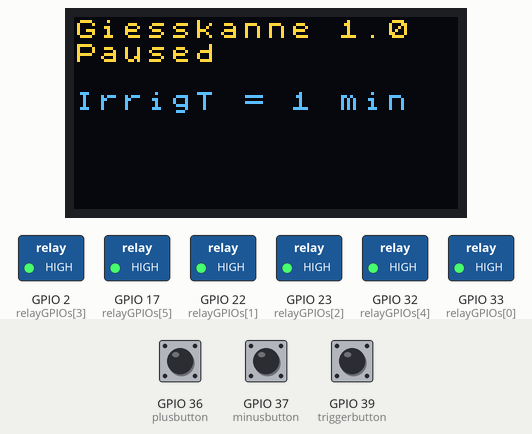
Simulated run of this sketch. Board: ESP32. Parts: 128×64 one-colour display, switched loads named in the sketch (green lamp = pin HIGH). Inputs (shaded band) come from the test bench; at power-on: GPIO 39 (triggerbutton) LOW, GPIO 36 (plusbutton) LOW, GPIO 37 (minusbutton) LOW. The OLED is the two-colour kind (top 16 rows yellow); what the sketch prints to the serial monitor is not drawn.

Above: at 1.2 s.
1.3 s: GPIO 39 (triggerbutton) pulled HIGH for 0.15 s
At 1.76 s:
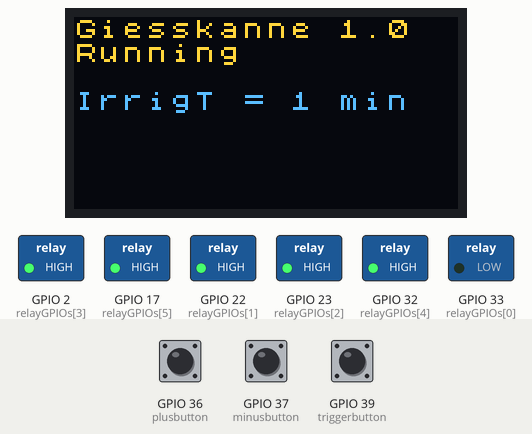
2.0 s: GPIO 36 (plusbutton) pulled HIGH for 1 s
At 3.5 s:
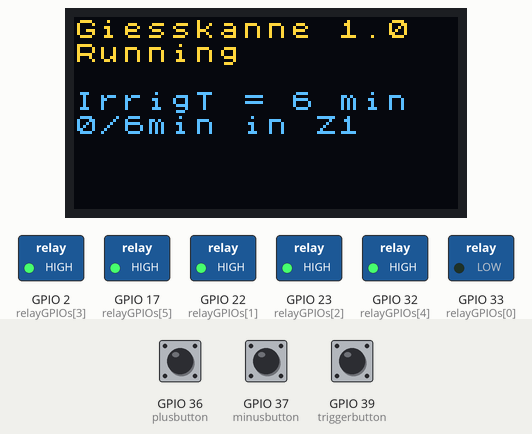
4.7 s: GPIO 37 (minusbutton) pulled HIGH for 0.15 s
6.7 s: GPIO 36 (plusbutton) pulled HIGH for 0.15 s
8.7 s: GPIO 37 (minusbutton) pulled HIGH for 1 s
At 11.0 s:
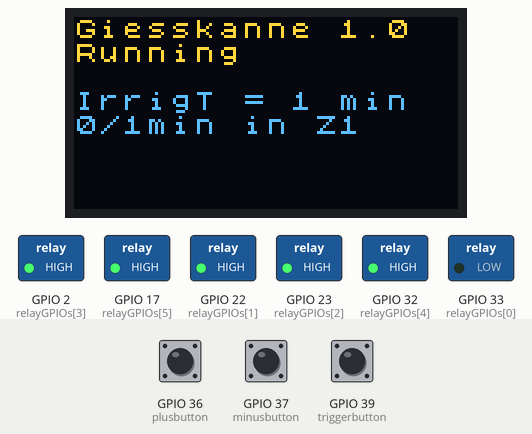
11.2 s: GPIO 39 (triggerbutton) pulled HIGH for 1 s
At 12.5 s:
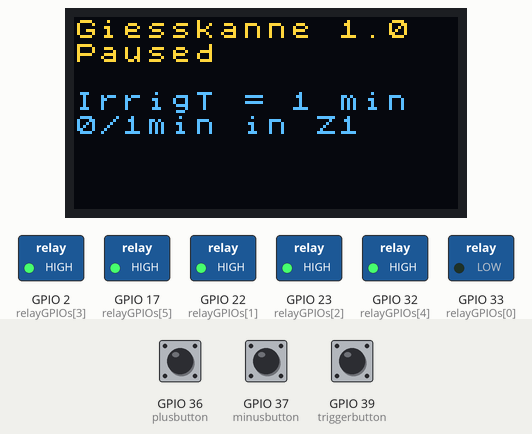
Timing chart, 0 to 14.2 s (numbered marks = the images above; inputs shaded):
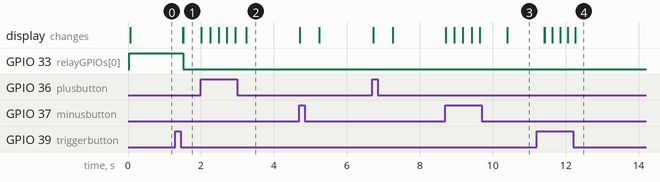

The sketch:

giesskanne.ino
```cpp
#include <SPI.h>
#include <LoRa.h>
#include <U8x8lib.h>
#include "Ticker.h" // This is https://github.com/sstaub/Ticker


#define ss 18
#define rst 14
#define dio0 26

U8X8_SSD1306_128X64_NONAME_SW_I2C u8x8(15, 4, 16);

//# Unusable Pins on this device due to LoRa and OLED modules
//# Used by LoRa:
//# SCK  5
//# MISO  19
//# MOSI  27
//# CS  18
//# RST 14
//# DIO0  26
//# Used by OLED Display > ESP32 (I2C)
//# SCL 15
//# SDA 4
//# RST 16

// Set number of relays
#define NUM_ZONES  6

int  num_minutes=1;

// Assign each GPIO to a relay
int relayGPIOs[NUM_ZONES] = {33, 22, 23, 2, 32, 17};
const int plusbutton = 36;
const int minusbutton = 37;
const int triggerbutton = 39;

int minusbuttonState = 0;
int plusbuttonState = 0;
int triggerbuttonState = 0;

boolean one_run_done = false;
boolean paused = true;
boolean start = false;
int zone = 0;
long lastmillis = 0;
long currentmillis = 0;
long irrigationtime = num_minutes * 60000; //this should be 60000 for minutes.

void updateTimeLeft();
Ticker updateTimer(updateTimeLeft, 1000, 0, MILLIS);

void setup() {
  Serial.begin(115200);

   /*
   * Initialize OLED display and print App name plus version
   */
  u8x8.begin();
  u8x8.setFont(u8x8_font_chroma48medium8_r);
  u8x8.setFlipMode(1);
  u8x8.drawString(0, 0, "Giesskanne 1.0");
  /*
   * Set all GPIO triggering relays to OUTPUT
   */

  pinMode(plusbutton, INPUT);
  pinMode(minusbutton, INPUT);
  pinMode(triggerbutton, INPUT);
  /*
   * Set all GPIO triggering relays to OUTPUT
   */
  for(int i = 0; i < NUM_ZONES; i++){
    pinMode(relayGPIOs[i], OUTPUT);
    digitalWrite(relayGPIOs[i], HIGH);
  }
  u8x8.setCursor(0, 3);
  u8x8.print("IrrigT = ");
  u8x8.print(num_minutes);
  u8x8.print(" min");
  start = true;
  updateTimer.start();
}

void loop() {
  irrigationtime = num_minutes * 60000; //this should be 60000 for minutes.
  updateTimer.update();

  processButtons();

  if (paused)
  {
    u8x8.setCursor(0, 1);
    u8x8.print("Paused     ");
  }
  if (!paused)
  {
    u8x8.setCursor(0, 1);
    u8x8.print("Running    ");
  }

  if (!one_run_done && !paused)
  {
    currentmillis = millis();

    if ((currentmillis - lastmillis) > irrigationtime || start)
    {
      if (zone < NUM_ZONES)
      {
        Serial.println("Timer triggered");
        digitalWrite(relayGPIOs[zone], LOW);
        Serial.print("Switched on zone ");
        Serial.println(zone + 1);
      }
      if (zone > 0)
      {
        digitalWrite(relayGPIOs[zone-1], HIGH);
        Serial.print("Switched off zone ");
        Serial.println(zone);
      }
      zone++;
      lastmillis = millis();
      start = false;
      if (zone == NUM_ZONES + 1)
      {
        one_run_done = true;
        paused = true;
        u8x8.setCursor(0, 5);
        u8x8.print("Finished!");
        Serial.println("Irrigation schedule finished");
      }
    }
  }
}


  void processButtons()
  {
    plusbuttonState = digitalRead(plusbutton);
    minusbuttonState = digitalRead(minusbutton);
    triggerbuttonState = digitalRead(triggerbutton);
    if (plusbuttonState == 1)
    {
      num_minutes ++;
      irrigationTimeChanged();
      delay(200);
      return;
    }
    if (minusbuttonState == 1  && num_minutes > 1){
      num_minutes --;
      irrigationTimeChanged();
      delay(200);
      return;
    }
    if (triggerbuttonState == 1)
    {
      if (paused) paused = false;
      else paused = true;
      delay(200);
      return;
    }
  }

  void updateTimeLeft()
  {
    if (paused) return;
    u8x8.setCursor(0, 4);
    u8x8.print(((currentmillis - lastmillis))/60000);
    u8x8.print("/");
    u8x8.print(num_minutes);
    u8x8.print("min in Z");
    u8x8.print(zone);
  }

  void irrigationTimeChanged()
  {
    u8x8.setCursor(0, 3);
    u8x8.print("IrrigT = ");
    u8x8.print(num_minutes);
    u8x8.print(" min");
  }
```

Measured:
- after the input at 1.3 s, GPIO 33 (relayGPIOs[0]): HIGH → LOW after 0.21 s; the display: first changes after 0.20 s (image 1 shows a later state)
- after the input at 8.7 s, the display: first changes at once (image 3 shows a later state)
- after the input at 11.2 s, the display: first changes after 0.21 s (image 4 shows a later state)
